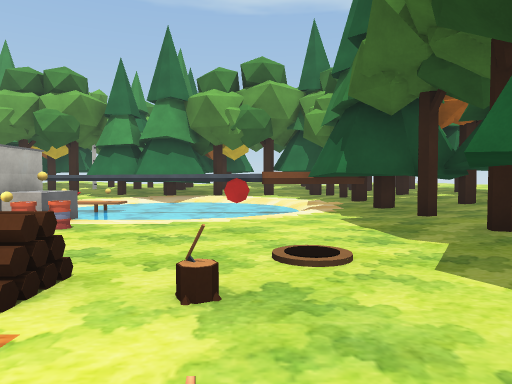
[1] (above)

24 first-person views from a walk through a Unity game level. The camera is 1.4 m above the floor, tilts 2° down and sees 70° across. The floor is counted in squares, 2 m on a side. Each view is taken from the middle of a square. On the plan, view 1 faces up. The plan holds only what a view shows up to about 11 squares ahead; the rest is blank. The place goes on beyond the plan. The player character is not drawn. Some animated figures are left out.

[2]
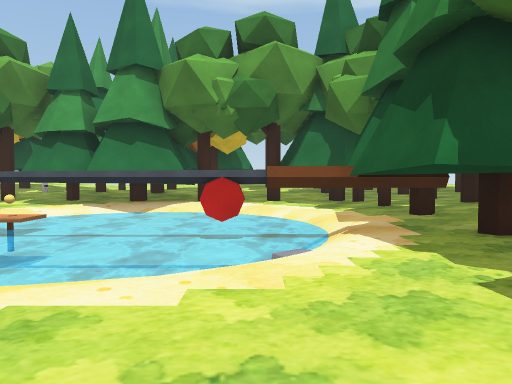

[3]
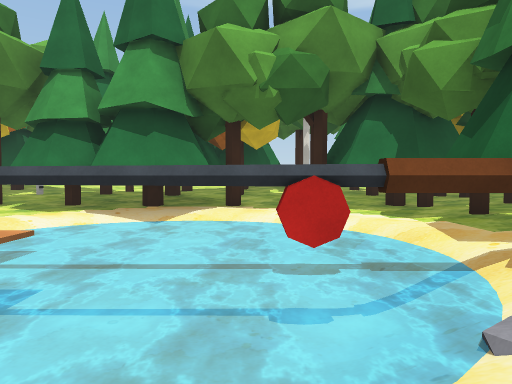

[4]
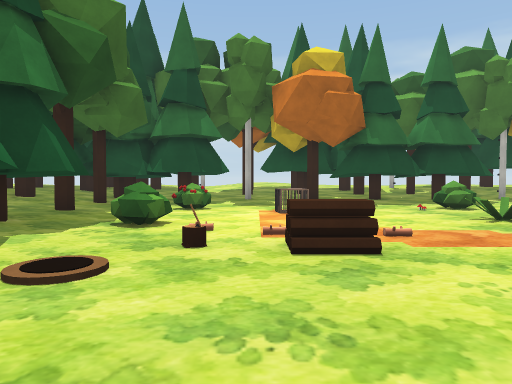

[5]
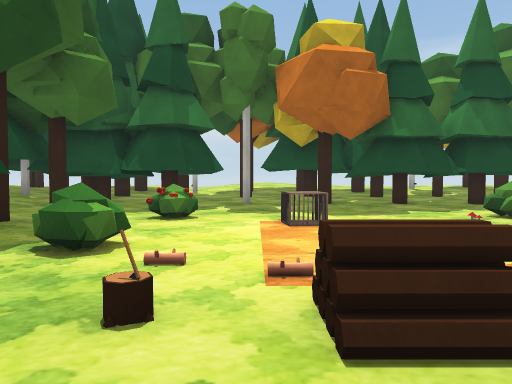

[6]
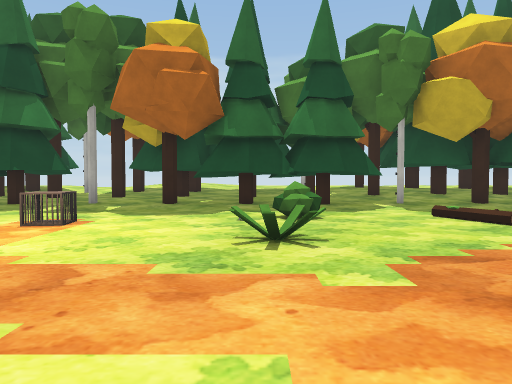

[7]
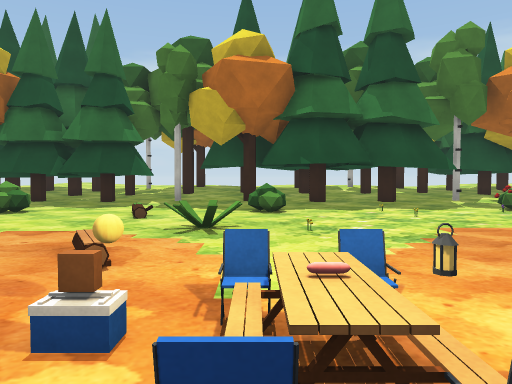

[8]
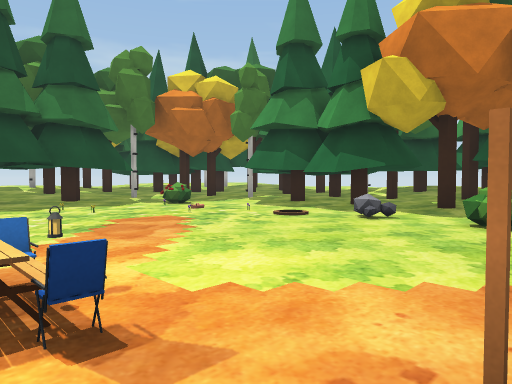

[9]
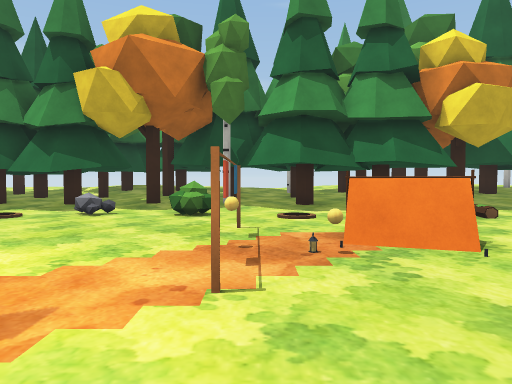

[10]
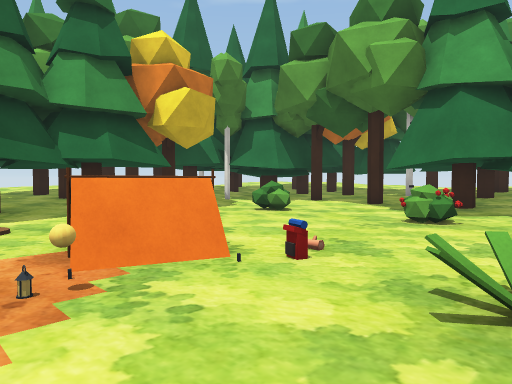

[11]
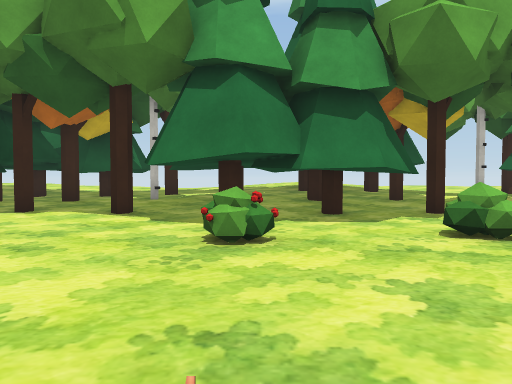

[12]
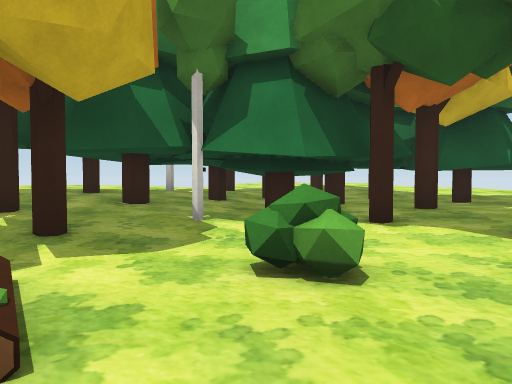

[13]
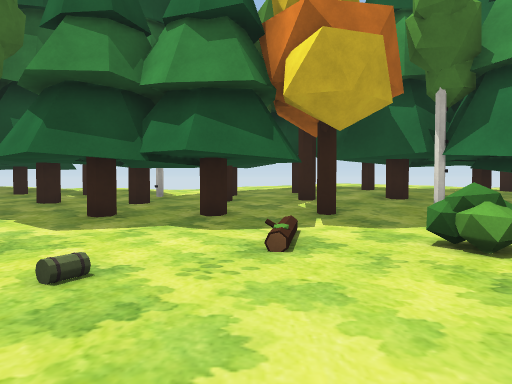

[14]
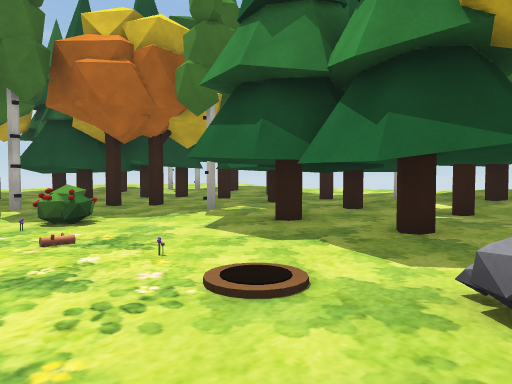

[15]
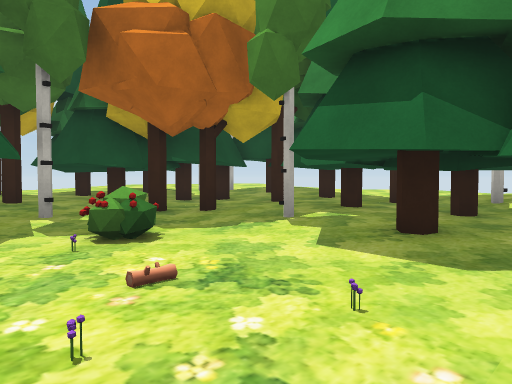

[16]
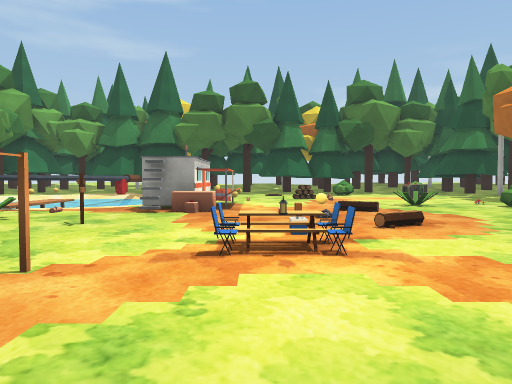

[17]
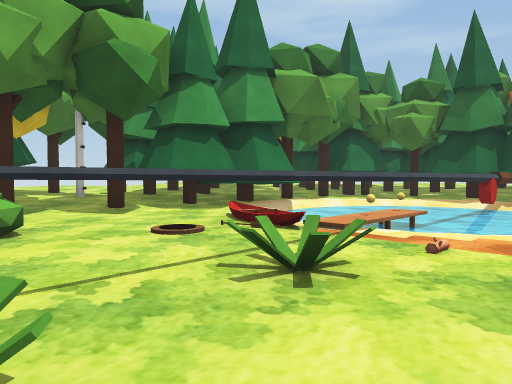

[18]
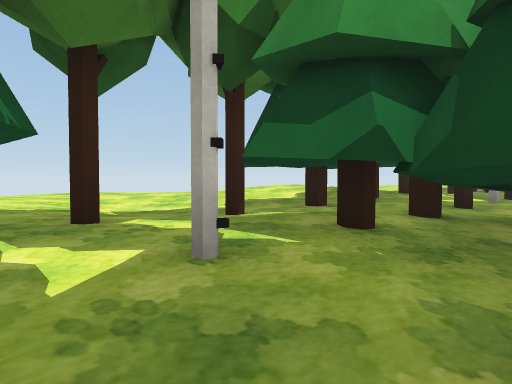

[19]
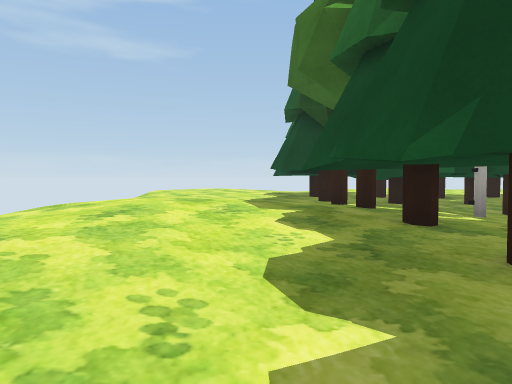

[20]
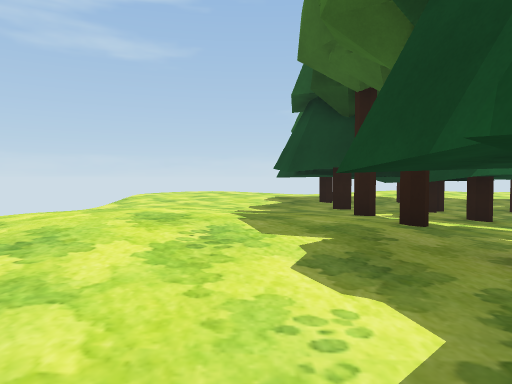

[21]
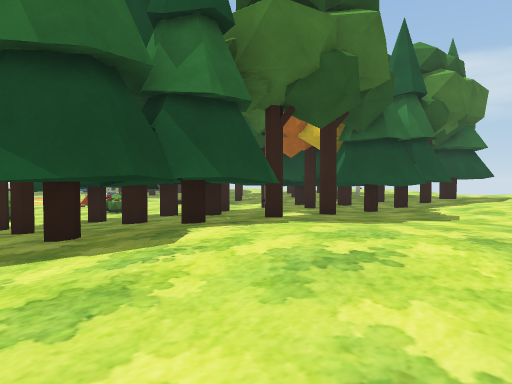

[22]
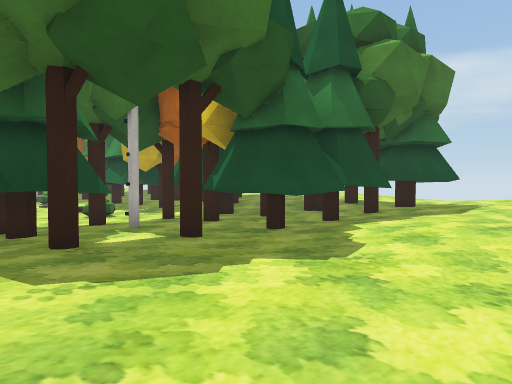

[23]
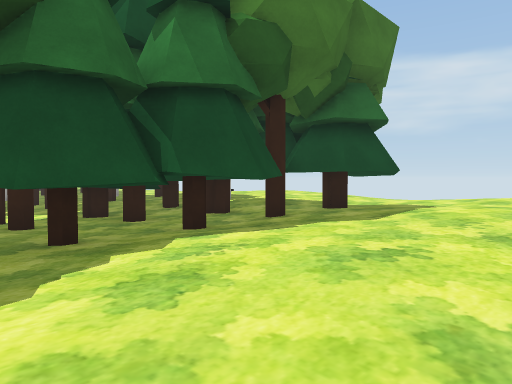

[24]
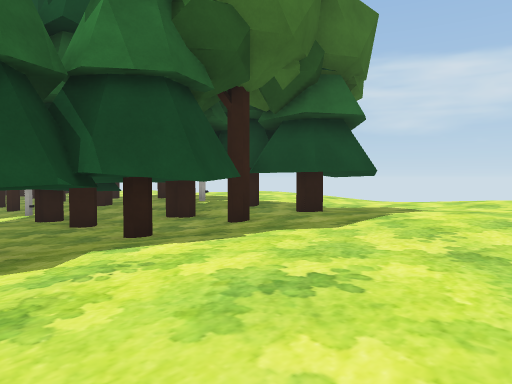

### Floor plan
Key: @ floor where view 1 was taken; # wall or solid block; . main floor; : floor 0.25 m higher than the main floor; - floor 0.25 m lower than the main floor; + floor 0.5 m higher than the main floor; * floor 0.75 m higher than the main floor; % floor 1 m higher than the main floor; & floor 1.25 m higher than the main floor; / step, stairs or slope; = window, fence, low wall or low ledge; ~ water the walk can cross; ≈ water the walk keeps out of; ^ raised ledge; O other object.
Columns run from 27 left of view 1 to 6 right of it. Each row starts with its distance up from view 1.
 24        ****+**%%//********//%  ***
 23   %%%%%*******/%&%%******%%&% ****
 22 %%*%%%%*******/%&%///++///%&%/****
 21 %***%*****+++*/%%%///++///%%%/****
 20 ***##//O#OO++**OOO#*+++O##O%%**O+
 19 **OOOOO#OO#O+OO#OO#O++OOOO#OOO+OOO
 18  ***++OO ##++O#O###++OO O##*/O OOO
 17   *OOOOOOO:+O#OOOO+/O#OOOO++OOO O+
 16    *OOOOO:::: OOO:///OOOOO/:/OO O+
 15    OO#OOOOOO::OO#O./O#OOOO/O:OO #O
 14    *OOOOO......##....###^./...:OO
 13    *O++O.........O.....~≈≈≈/..O:O
 12    /*+//..O...O..O....~≈≈≈≈≈/. :#
 11    /+O+O............:.≈≈≈≈≈≈~.#O
 10    O+O::............#=OO≈≈≈≈~ O  O
  9   O#+OO:......O.##O#./≈≈≈≈≈≈-#OOO/
  8    +:::O....OO..O...///≈≈≈≈~/##OO
  7    +O:OOO....OO...O..../ ~//.OO#
  6    /+:::....=O=...... =O.......:
  5    O+O::O.O.........O  OO.....:
  4    O#+::.......OO....O.O......O
  3    O#O:O..O.....OO...........#
  2    O#OO:.................O...# O
  1   OO#OO:O....................#OO
  0   *OOO#:..OO...O.O....O....@O##O
 -1   *O:##O......................O:
 -2   //:##:.....O........O..O....::/
 -3    :O##:O.OO.O..O....O.....OO.O:OO
 -4      OO:/.....................::/
 -5    OOO::O/O........O####O....O# +
 -6   O  :::O://::::O/OO#O#OOOOO#OO OO
 -7   O  O:O##+/OO++++O:O:OO##::O OO O
 -8          OO  OO O O  O OO O    O

Positions as (right, up) in squares from view 1, and headings:
1: (0, 0), facing up
2: (0, 4), facing up
3: (-1, 6), facing up
4: (-1, 6), facing down
5: (-1, 4), facing down
6: (-5, 4), facing down
7: (-11, 5), facing down
8: (-11, 6), facing down-left
9: (-10, 6), facing left
10: (-11, 6), facing up-left
11: (-13, 8), facing up
12: (-15, 10), facing up-left
13: (-13, 10), facing left
14: (-15, 3), facing down-left
15: (-15, 1), facing down-left
16: (-15, 4), facing right
17: (-11, 7), facing up-right
18: (-9, 15), facing up-right
19: (-6, 21), facing right
20: (-4, 21), facing right
21: (-8, 24), facing down-left
22: (-12, 24), facing down-left
23: (-16, 24), facing down-left
24: (-17, 24), facing down-left
